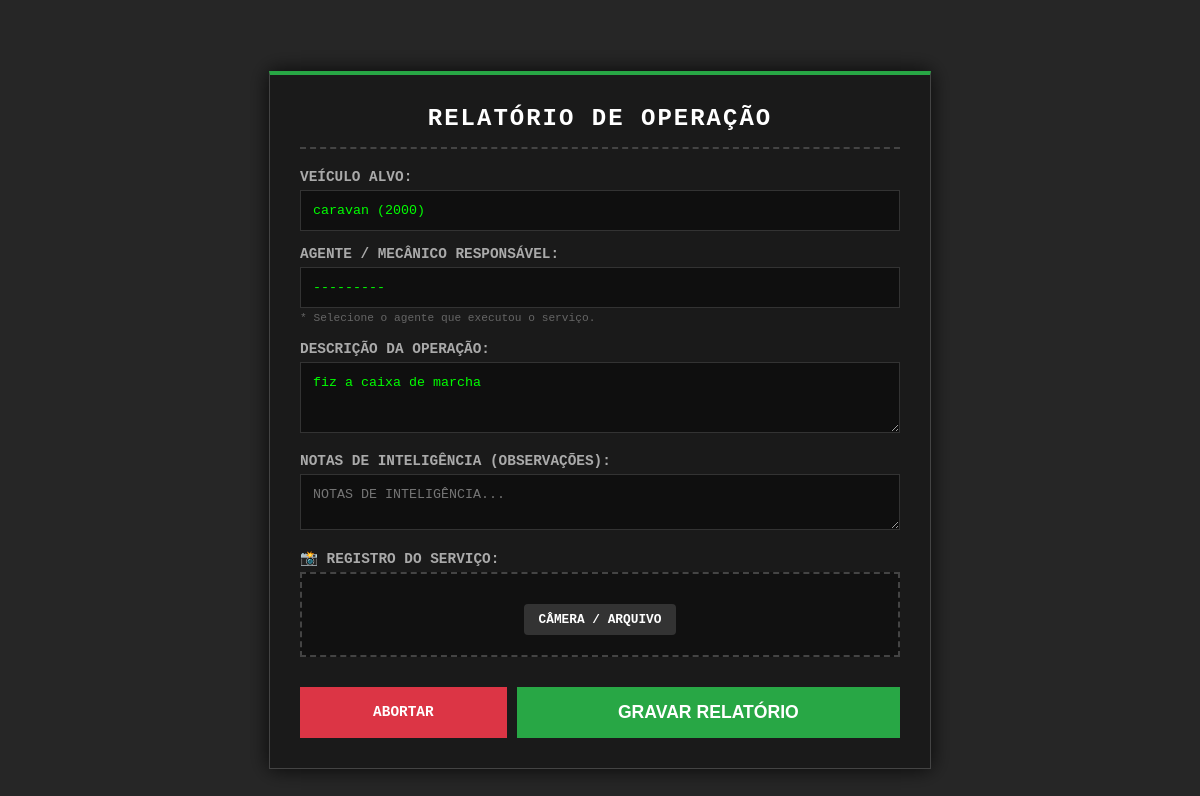
Screenshot of /servico/editar/3/ with the database file from the repository.
### oficina/models.py (models this page shows, shortened)
class Servico(models.Model):
    veiculo = models.ForeignKey(Veiculo, on_delete=models.CASCADE)
    mecanico = models.ForeignKey(Mecanico, on_delete=models.SET_NULL, null=True, verbose_name="Mecânico Responsável")
    descricao = models.TextField(verbose_name="O que foi feito no serviço")
    observacao_servico = models.TextField(blank=True, null=True, verbose_name="Observação para o Cliente")
    foto_local_servico = models.ImageField(upload_to='servicos/', blank=True, null=True)
    data = models.DateTimeField(auto_now_add=True)

### oficina/views.py (the view)
# urls.py: path("servico/editar/<int:pk>/", views.editar_servico, name="editar_servico"),
def editar_servico(request, pk):
    servico = get_object_or_404(Servico, pk=pk)
    if request.method == "POST":
        form = ServicoForm(request.POST, request.FILES, instance=servico)
        if form.is_valid():
            form.save()
            return redirect('home')
    else:
        form = ServicoForm(instance=servico)
    return render(request, "oficina/servico_form.html", {"form": form, "editando": True})

### oficina/forms.py
class ServicoForm(forms.ModelForm):
    class Meta:
        model = Servico
        fields = ['veiculo', 'mecanico', 'descricao', 'observacao_servico', 'foto_local_servico']
        widgets = {
            'veiculo': forms.Select(attrs={'style': 'background: #000; color: #0f0; border: 1px solid #333;'}),
            'mecanico': forms.Select(attrs={'style': 'background: #000; color: #0f0; border: 1px solid #333;'}),
            'descricao': forms.Textarea(attrs={
                'rows': 3,
                'style': 'background: #000; color: #0f0; border: 1px solid #333;',
                'placeholder': 'RELATÓRIO TÉCNICO...'
            }),
            'observacao_servico': forms.Textarea(attrs={
                'rows': 2,
                'style': 'background: #000; color: #0f0; border: 1px solid #333;',
                'placeholder': 'NOTAS DE INTELIGÊNCIA...'
            }),
        }

### oficina/models.py (called while the page is built)
    def __str__(self): return self.nome

    def __str__(self): return f"{self.modelo} ({self.placa})"

### oficina/templates/oficina/servico_form.html (shortened to what this page needs)
<!DOCTYPE html>
<html lang="pt-br">
<head>
    {% load static %}
</head>
<body>
<div class="overlay">
    <div class="dossier-container">
        <h2>Relatório de Operação</h2>
        <form method="post" enctype="multipart/form-data">
            <div>
                <label>VEÍCULO ALVO:</label>
                {{ form.veiculo }}
            </div>
            <div>
                <label>AGENTE / MECÂNICO RESPONSÁVEL:</label>
                {{ form.mecanico }}
                <small style="color: #666; font-size: 0.7rem;">* Selecione o agente que executou o serviço.</small>
            </div>
            <div>
                <label>DESCRIÇÃO DA OPERAÇÃO:</label>
                {{ form.descricao }}
            </div>
            <div>
                <label>NOTAS DE INTELIGÊNCIA (OBSERVAÇÕES):</label>
                {{ form.observacao_servico }}
            </div>
            <div>
                <label>📸 REGISTRO DO SERVIÇO:</label>
                <div class="upload-area">
                    <label for="id_foto_local_servico" class="custom-file-upload">CÂMERA / ARQUIVO</label>
                    <br>
                </div>
            </div>
            <div class="btn-group">
                <a href="{% url 'home' %}" class="btn-cancel">Abortar</a>
                <button type="submit">GRAVAR RELATÓRIO</button>
            </div>
        </form>
    </div>
</div>
</body>
</html>

### rows the page displays
Servico: veiculo "caravan (2000)", mecanico "---------", descricao "fiz a caixa de marcha"
